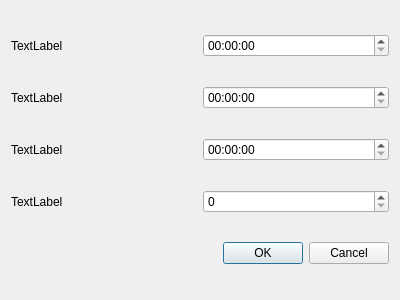
<?xml version="1.0" encoding="UTF-8"?>
<ui version="4.0">
 <class>Dialog</class>
 <widget class="QDialog" name="Dialog">
  <property name="windowModality">
   <enum>Qt::NonModal</enum>
  </property>
  <property name="geometry">
   <rect>
    <x>0</x>
    <y>0</y>
    <width>400</width>
    <height>300</height>
   </rect>
  </property>
  <property name="windowTitle">
   <string>Settings</string>
  </property>
  <layout class="QVBoxLayout" name="verticalLayout">
   <item>
    <layout class="QHBoxLayout" name="horizontalLayout">
     <item>
      <widget class="QLabel" name="label">
       <property name="text">
        <string>TextLabel</string>
       </property>
      </widget>
     </item>
     <item>
      <widget class="QTimeEdit" name="timeEdit"/>
     </item>
    </layout>
   </item>
   <item>
    <layout class="QHBoxLayout" name="horizontalLayout_2">
     <item>
      <widget class="QLabel" name="label_2">
       <property name="text">
        <string>TextLabel</string>
       </property>
      </widget>
     </item>
     <item>
      <widget class="QTimeEdit" name="timeEdit_2"/>
     </item>
    </layout>
   </item>
   <item>
    <layout class="QHBoxLayout" name="horizontalLayout_3">
     <item>
      <widget class="QLabel" name="label_3">
       <property name="text">
        <string>TextLabel</string>
       </property>
      </widget>
     </item>
     <item>
      <widget class="QTimeEdit" name="timeEdit_3"/>
     </item>
    </layout>
   </item>
   <item>
    <layout class="QHBoxLayout" name="horizontalLayout_4">
     <item>
      <widget class="QLabel" name="label_4">
       <property name="text">
        <string>TextLabel</string>
       </property>
      </widget>
     </item>
     <item>
      <widget class="QSpinBox" name="spinBox"/>
     </item>
    </layout>
   </item>
   <item>
    <widget class="QDialogButtonBox" name="buttonBox">
     <property name="orientation">
      <enum>Qt::Horizontal</enum>
     </property>
     <property name="standardButtons">
      <set>QDialogButtonBox::Cancel|QDialogButtonBox::Ok</set>
     </property>
    </widget>
   </item>
  </layout>
 </widget>
 <resources/>
 <connections>
  <connection>
   <sender>buttonBox</sender>
   <signal>accepted()</signal>
   <receiver>Dialog</receiver>
   <slot>accept()</slot>
   <hints>
    <hint type="sourcelabel">
     <x>248</x>
     <y>254</y>
    </hint>
    <hint type="destinationlabel">
     <x>157</x>
     <y>274</y>
    </hint>
   </hints>
  </connection>
  <connection>
   <sender>buttonBox</sender>
   <signal>rejected()</signal>
   <receiver>Dialog</receiver>
   <slot>reject()</slot>
   <hints>
    <hint type="sourcelabel">
     <x>316</x>
     <y>260</y>
    </hint>
    <hint type="destinationlabel">
     <x>286</x>
     <y>274</y>
    </hint>
   </hints>
  </connection>
 </connections>
</ui>
